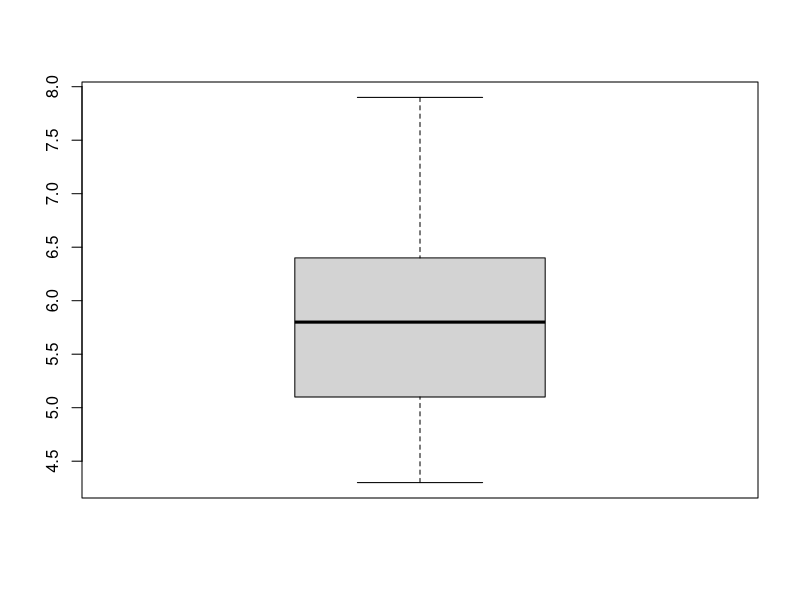
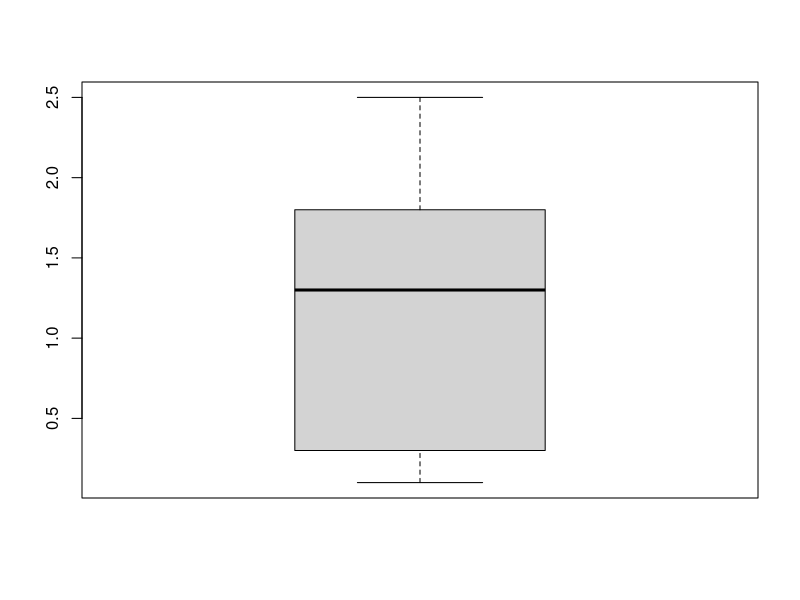
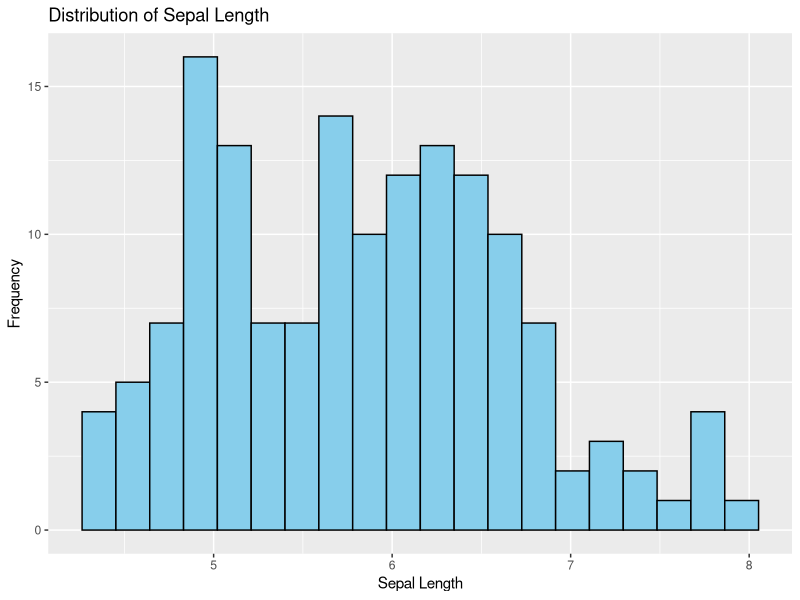
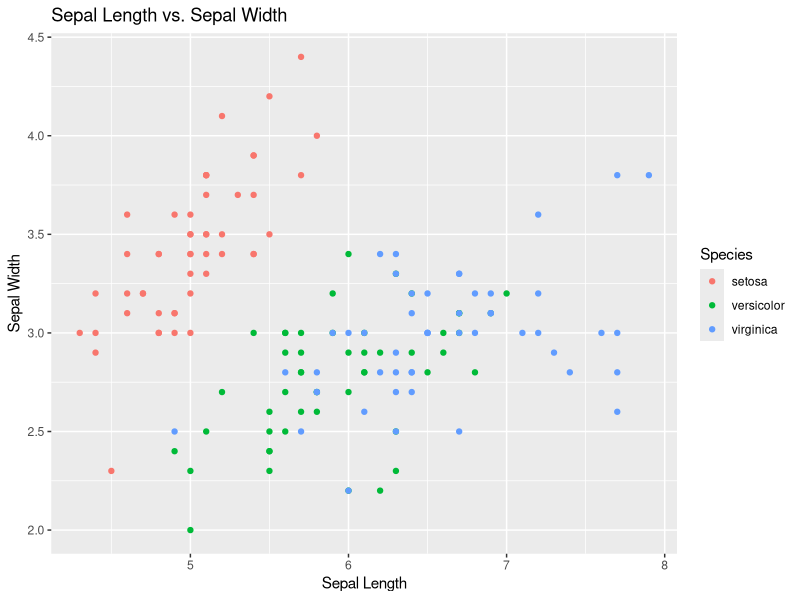
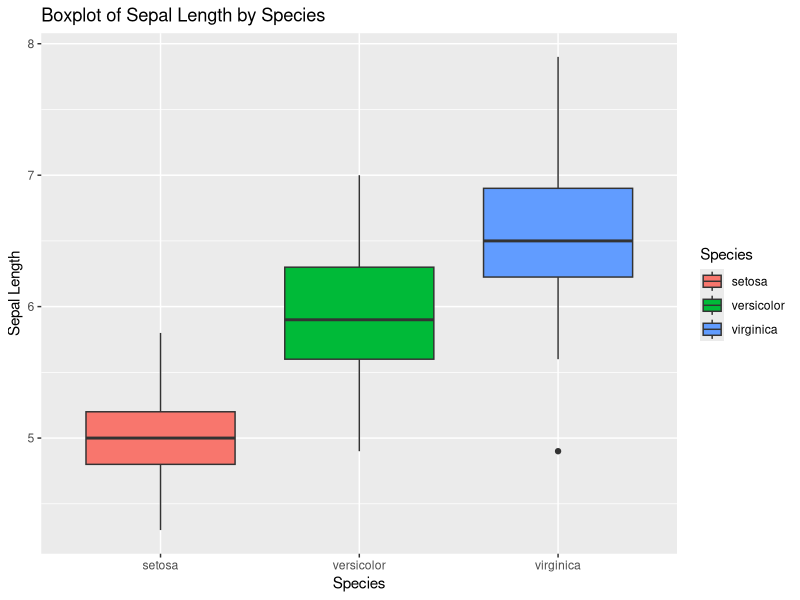

The R source for these figures, in order:
## ---- chunk 1
#Sepal Length Analysis
# Q. What is the average sepal length of all iris flowers in the dataset?
sepal_length_mean <- mean(iris$Sepal.Length)
print(paste("Sepal Length Mean:", sepal_length_mean))

# The analysis gives the average sepal length of all the flowers in the iris dataset
# The average length of sepals across all iris flowers in the dataset is approximately 5.84 cm.

## ---- chunk 2
#Sepal Length Variance
# Q.How much does the sepal length vary across all iris flowers?
sepal_length_var <- var(iris$Sepal.Length)
print(paste("Variance Sepal Length:", sepal_length_var))

# This analysis gives the variance in sepal length across all iris flowers in the dataset, indicating how spread out the sepal lengths are from the mean.
# The variance in sepal length across all iris flowers in the dataset is approximately 0.69 cm^2, indicating how spread out the sepal lengths are from the mean.

## ---- chunk 3
# Sepal Width Analysis

sepal_width_mean <- mean(iris$Sepal.Width)
print(paste("Sepal Width Mean:", sepal_width_mean))

#This analysis gives the average sepal width of all the flowers in the iris dataset.
# The average width of sepals across all iris flowers in the dataset is approximately 3.06 cm.

## ---- chunk 4
# Sepal Width Variance
# Q.How much does the sepal width vary across all iris flowers?

sepal_width_var <- var(iris$Sepal.Width)
print(paste("Variance Sepal Width:", sepal_width_var))
#This analysis gives the variance in sepal width across all iris flowers in the dataset, indicating how spread out the sepal widths are from the mean.
#The variance in sepal width across all iris flowers in the dataset is approximately 0.19 cm^2, indicating how spread out the sepal widths are from the mean.

## ---- chunk 5
# Species Analysis

species_mean <- table(iris$Species)
print(paste("Species Mean:", species_mean))
# This gives the count of each species of flowers in the iris dataset
# For each species of iris flowers in the dataset (setosa, versicolor, virginica), the average sepal length is provided. This helps in understanding the average size of sepals for each species.

## ---- chunk 6
# Species Analysis

species_mean <- table(iris$Species)
print(paste("Species Mean:", species_mean))
# This gives the count of each species of flowers in the iris dataset
# For each species of iris flowers in the dataset (setosa, versicolor, virginica), the average sepal length is provided. This helps in understanding the average size of sepals for each species.

## ---- chunk 7
# Q.How do the sepal length and sepal width correlate with each other?

cor(iris$Sepal.Length, iris$Sepal.Width)

# There is a negative correlation between sepal length and sepal width, indicating that as sepal length increases, sepal width also tends to increase.

## ---- chunk 8
# Is there a difference in the average petal length between different species of iris flowers?

aggregate(Petal.Length ~ Species, data = iris, mean)

# Yes, there is a difference in the average petal length between species. For example, the average petal length of setosa species is different from that of versicolor and virginica species.

## ---- chunk 9
# Are there any outliers in the sepal length or petal width measurements?
boxplot(iris$Sepal.Length)
boxplot(iris$Petal.Width)

# No
## ---- chunk 10
#Multivariate Mean Analysis

# Sepal Length vs. Sepal Width Analysis

sepal_mean <- colMeans(iris[, c("Sepal.Length", "Sepal.Width")])
print(paste("Sepal Length Mean:", sepal_mean[1], "Sepal Width Mean:", sepal_mean[2]))

# This analysis gives the average sepal length and sepal width of all the flowers in the iris dataset, providing insights into the average size of the sepals.
# The average sepal length and sepal width across all iris flowers in the dataset are approximately 5.84 cm and 3.06 cm respectively, providing insights into the average size of the sepals.

## ---- chunk 11
#Sepal Width and Petal Width Mean

width_mean <- colMeans(iris[, c("Sepal.Width", "Petal.Width")])
print(paste("Mean Sepal Width:", width_mean[1], "Mean Petal Width:", width_mean[2]))

#This analysis gives the average sepal width and petal width across all iris flowers in the dataset, providing insights into the average width of the sepals and petals.
# The average sepal width and petal width across all iris flowers in the dataset are approximately 3.06 cm and 1.20 cm respectively, providing insights into the average width of the sepals and petals.

## ---- chunk 12
# Species Mean

species_mean <- aggregate(. ~ Species, data = iris, mean)
print(species_mean)

#This analysis gives the average measurements of sepal length, sepal width, petal length, and petal width for each species of iris flowers in the dataset, providing insights into the average size of each part of the flower for each species.
# For each species of iris flowers in the dataset (setosa, versicolor, virginica), the average measurements of sepal length, sepal width, petal length, and petal width are provided. This helps in understanding the average size of each part of the flower for each species.

## ---- chunk 13
# multivariate variance analysis

# Compute the variance-covariance matrix
cov_matrix <- cov(iris[, c("Sepal.Length", "Sepal.Width", "Petal.Length", "Petal.Width")])
print(cov_matrix)

# The variance-covariance matrix shows the variances of each variable on the diagonal and the covariances between variables off the diagonal. It provides insights into how the variables vary individually and how they relate to each other

## ---- chunk 14
# Compute the correlation matrix
cor_matrix <- cor(iris[, c("Sepal.Length", "Sepal.Width", "Petal.Length", "Petal.Width")])
print(cor_matrix)

# The correlation matrix shows the correlations between variables. It provides a standardized measure of the strength and direction of the linear relationship between pairs of variables.

## ---- chunk 15
# Sepal length distribution
library(ggplot2)
ggplot(iris, aes(x = Sepal.Length)) +
  geom_histogram(fill = "skyblue", color = "black", bins = 20) +
  labs(title = "Distribution of Sepal Length", x = "Sepal Length", y = "Frequency")
# This gives the distribution os sepal length
## ---- chunk 16
# Sepal Length vs. Sepal Width
ggplot(iris, aes(x = Sepal.Length, y = Sepal.Width, color = Species)) +
  geom_point() +
  labs(title = "Sepal Length vs. Sepal Width", x = "Sepal Length", y = "Sepal Width")
# scatterplot of the sepal length vs sepal width
## ---- chunk 17
# Boxplot of Sepal Length by Species
ggplot(iris, aes(x = Species, y = Sepal.Length, fill = Species)) +
  geom_boxplot() +
  labs(title = "Boxplot of Sepal Length by Species", x = "Species", y = "Sepal Length")

## ---- chunk 18
# Q.Is there a significant difference in the average petal length between the different species of iris flowers? Perform an ANOVA to test this.
# Perform ANOVA
anova_result <- aov(Petal.Length ~ Species, data = iris)
print(summary(anova_result))

#Analysis of variance (ANOVA) to test if there is a significant difference in the average petal length between the different species of iris flowers.

## ---- chunk 19
# Q.Is there a significant difference in the mean sepal width between the setosa and virginica species?

t_test_result <- t.test(iris$Sepal.Width[iris$Species == "setosa"], iris$Sepal.Width[iris$Species == "virginica"])
print(t_test_result)

#Yes, the t-test results show a significant difference in the mean sepal width between the setosa and virginica species (p < 0.05).

## ---- chunk 20
# Q.Are the variances of sepal widths significantly different between the setosa and virginica species?
f_test_result <- var.test(iris$Sepal.Width[iris$Species == "setosa"], iris$Sepal.Width[iris$Species == "virginica"])
print(f_test_result)
# No, the F-test results show no significant difference in the variance of sepal widths between the setosa and virginica species (p > 0.05).

## ---- chunk 21
# Performing ANOVA for sepal length among species
anova_result <- aov(Sepal.Length ~ Species, data = iris)
print(summary(anova_result))

# A low p-value (typically < 0.05) suggests that there are significant differences in sepal length among the species.

## ---- chunk 22
# Performing MANOVA for sepal length and sepal width among species
manova_result <- manova(cbind(Sepal.Length, Sepal.Width) ~ Species, data = iris)
print(summary(manova_result))

# p-value indicate whether there are significant differences in the combined dependent variables (sepal length and sepal width) among the species. A low p-value suggests significant differences.


## ---- chunk 23

## ---- chunk 24

## ---- chunk 25

